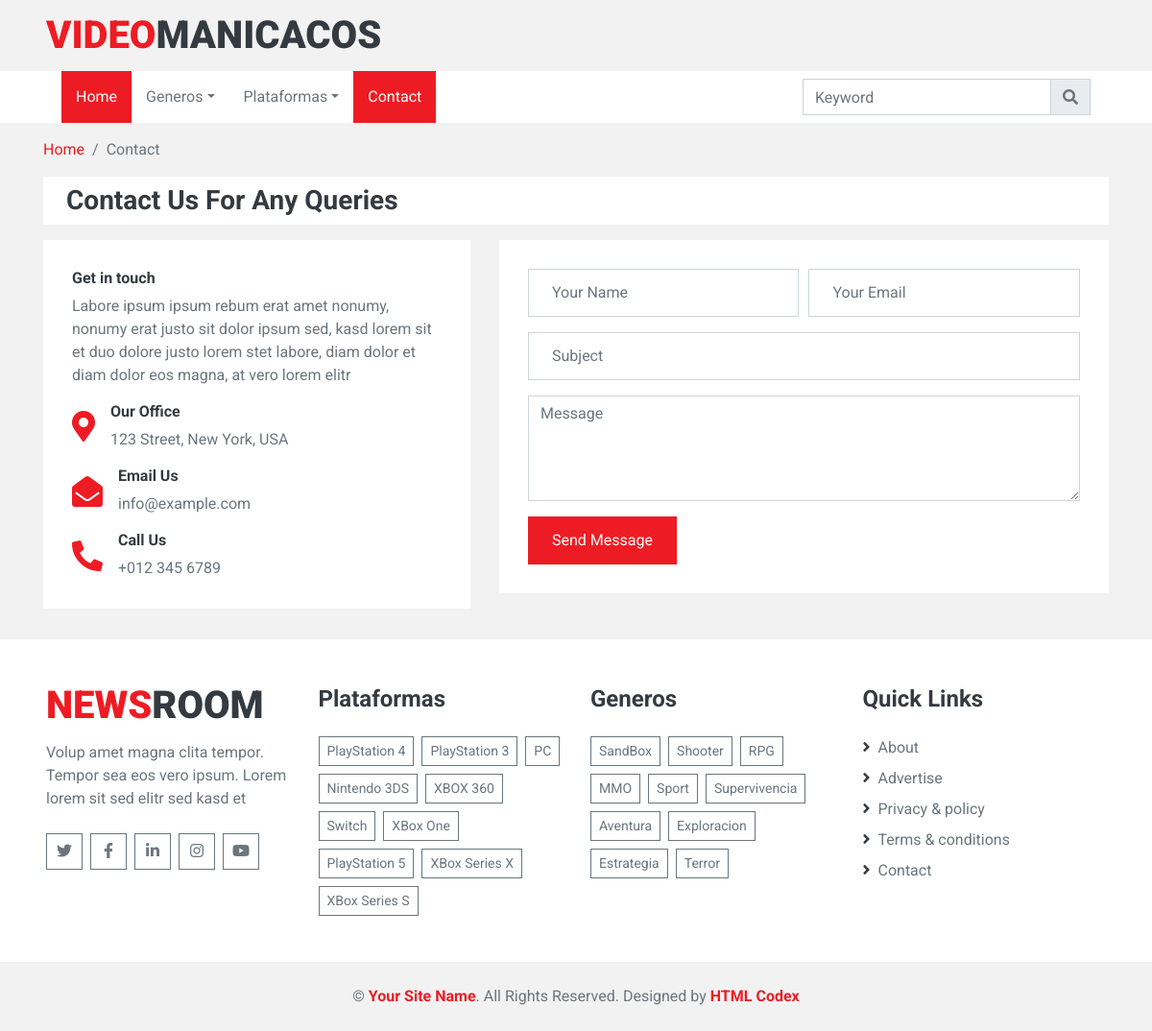
Page /contact/ on the committed database.
### patata/models.py (models this page shows, shortened)
class Plataforma(models.Model):
    nombre = models.CharField(max_length=50)
    owner = models.CharField(max_length=50)
    url_p = models.TextField(default = "")

class Genero(models.Model):
    nombre = models.CharField(max_length= 50)

### patata/views.py (the view)
# urls.py: path('contact/', views.contact, name='Contact'),
def contact(request):
    vars = {
        'plataformas' : Plataforma.objects.all(),
        'generos': Genero.objects.all()
    }
    return render(request, 'contact.html', vars)

### patata/templates/contact.html (shortened to what this page needs)
<!DOCTYPE html>
<html lang="en">
<head>
    {% load static %}
    <link href="https://cdnjs.cloudflare.com/ajax/libs/font-awesome/5.15.0/css/all.min.css" rel="stylesheet">
    {% load static %}
    <link href="{% static 'lib/owlcarousel/assets/owl.carousel.min.css' %}" rel="stylesheet">
    {% load static %}
    <link href="{% static 'css/a/style.css' %}" rel="stylesheet">
</head>
<body>
        <div class="row align-items-center py-2 px-lg-5">
            <div class="col-lg-4">
                <a href="" class="navbar-brand d-none d-lg-block">
                    <h1 class="m-0 display-5 text-uppercase"><span class="text-primary">VIDEO</span>MANICACOS</h1>
                </a>
            </div>
            <div class="col-lg-8 text-center text-lg-right">
            </div>
        </div>
    <div class="container-fluid p-0 mb-3">
        <nav class="navbar navbar-expand-lg bg-light navbar-light py-2 py-lg-0 px-lg-5">
            <div class="collapse navbar-collapse justify-content-between px-0 px-lg-3" id="navbarCollapse">
                <div class="navbar-nav mr-auto py-0">
                    <a href="/" class="nav-item nav-link active">Home</a>
                    <div class="nav-item dropdown">
                        <a href="#" class="nav-link dropdown-toggle" data-toggle="dropdown">Generos</a>
                    </div>
                    <div class="nav-item dropdown">
                        <a href="#" class="nav-link dropdown-toggle" data-toggle="dropdown">Plataformas</a>
                    </div>
                    <a href="/contact" class="nav-item nav-link active">Contact</a>
                </div>
                <div class="input-group ml-auto" style="width: 100%; max-width: 300px;">
                    <input type="text" class="form-control" placeholder="Keyword">
                    <div class="input-group-append">
                        <button class="input-group-text text-secondary"><i
                                class="fa fa-search"></i></button>
                    </div>
                </div>
            </div>
        </nav>
    </div>
    <div class="container-fluid">
        <div class="container">
            <nav class="breadcrumb bg-transparent m-0 p-0">
                <a class="breadcrumb-item" href="#">Home</a>
                <span class="breadcrumb-item active">Contact</span>
            </nav>
        </div>
    </div>
    <div class="container-fluid py-3">
        <div class="container">
            <div class="bg-light py-2 px-4 mb-3">
                <h3 class="m-0">Contact Us For Any Queries</h3>
            </div>
            <div class="row">
                <div class="col-md-5">
                    <div class="bg-light mb-3" style="padding: 30px;">
                        <h6 class="font-weight-bold">Get in touch</h6>
                        <p>Labore ipsum ipsum rebum erat amet nonumy, nonumy erat justo sit dolor ipsum sed, kasd lorem sit et duo dolore justo lorem stet labore, diam dolor et diam dolor eos magna, at vero lorem elitr</p>
                        <div class="d-flex align-items-center mb-3">
                            <i class="fa fa-2x fa-map-marker-alt text-primary mr-3"></i>
                            <div class="d-flex flex-column">
                                <h6 class="font-weight-bold">Our Office</h6>
                                <p class="m-0">123 Street, New York, USA</p>
                            </div>
                        </div>
                        <div class="d-flex align-items-center mb-3">
                            <i class="fa fa-2x fa-envelope-open text-primary mr-3"></i>
                            <div class="d-flex flex-column">
                                <h6 class="font-weight-bold">Email Us</h6>
                                <p class="m-0">info@example.com</p>
                            </div>
                        </div>
                        <div class="d-flex align-items-center">
                            <i class="fas fa-2x fa-phone-alt text-primary mr-3"></i>
                            <div class="d-flex flex-column">
                                <h6 class="font-weight-bold">Call Us</h6>
                                <p class="m-0">+012 345 6789</p>
                            </div>
                        </div>
                    </div>
                </div>
                <div class="col-md-7">
                    <div class="contact-form bg-light mb-3" style="padding: 30px;">
                        <form name="sentMessage" id="contactForm" novalidate="novalidate">
                            <div class="form-row">
                                <div class="col-md-6">
                                    <div class="control-group">
                                        <input type="text" class="form-control p-4" id="name" placeholder="Your Name" required="required" data-validation-required-message="Please enter your name" />
                                    </div>
                                </div>
                                <div class="col-md-6">
                                    <div class="control-group">
                                        <input type="email" class="form-control p-4" id="email" placeholder="Your Email" required="required" data-validation-required-message="Please enter your email" />
                                    </div>
                                </div>
                            </div>
                            <div class="control-group">
                                <input type="text" class="form-control p-4" id="subject" placeholder="Subject" required="required" data-validation-required-message="Please enter a subject" />
                            </div>
                            <div class="control-group">
                                <textarea class="form-control" rows="4" id="message" placeholder="Message" required="required" data-validation-required-message="Please enter your message"></textarea>
                            </div>
                            <div>
                                <button class="btn btn-primary font-weight-semi-bold px-4" style="height: 50px;" type="submit" id="sendMessageButton">Send Message</button>
                            </div>
                        </form>
                    </div>
                </div>
            </div>
        </div>
    </div>
    <div class="container-fluid bg-light pt-5 px-sm-3 px-md-5">
        <div class="row">
            <div class="col-lg-3 col-md-6 mb-5">
                <a href="index.html" class="navbar-brand">
                    <h1 class="mb-2 mt-n2 display-5 text-uppercase"><span class="text-primary">News</span>Room</h1>
                </a>
                <p>Volup amet magna clita tempor. Tempor sea eos vero ipsum. Lorem lorem sit sed elitr sed kasd et</p>
                <div class="d-flex justify-content-start mt-4">
                    <a class="btn btn-outline-secondary text-center mr-2 px-0" style="width: 38px; height: 38px;" href="#"><i class="fab fa-twitter"></i></a>
                    <a class="btn btn-outline-secondary text-center mr-2 px-0" style="width: 38px; height: 38px;" href="#"><i class="fab fa-facebook-f"></i></a>
                    <a class="btn btn-outline-secondary text-center mr-2 px-0" style="width: 38px; height: 38px;" href="#"><i class="fab fa-linkedin-in"></i></a>
                    <a class="btn btn-outline-secondary text-center mr-2 px-0" style="width: 38px; height: 38px;" href="#"><i class="fab fa-instagram"></i></a>
                    <a class="btn btn-outline-secondary text-center mr-2 px-0" style="width: 38px; height: 38px;" href="#"><i class="fab fa-youtube"></i></a>
                </div>
            </div>
            <div class="col-lg-3 col-md-6 mb-5">
                <h4 class="font-weight-bold mb-4">Plataformas</h4>
                <div class="d-flex flex-wrap m-n1">
                    {% for genero in plataformas %}
                    <a href="/platform/{{genero.nombre}}" class="btn btn-sm btn-outline-secondary m-1">{{genero.nombre}}</a>
                    {% endfor %}
                </div>
            </div>
            <div class="col-lg-3 col-md-6 mb-5">
                <h4 class="font-weight-bold mb-4">Generos</h4>
                <div class="d-flex flex-wrap m-n1">
                   {% for genero in generos %}
                    <a href="/platform/{{genero.nombre}}" class="btn btn-sm btn-outline-secondary m-1">{{genero.nombre}}</a>
                    {% endfor %}
                </div>
            </div>
            <div class="col-lg-3 col-md-6 mb-5">
                <h4 class="font-weight-bold mb-4">Quick Links</h4>
                <div class="d-flex flex-column justify-content-start">
                    <a class="text-secondary mb-2" href="#"><i class="fa fa-angle-right text-dark mr-2"></i>About</a>
                    <a class="text-secondary mb-2" href="#"><i class="fa fa-angle-right text-dark mr-2"></i>Advertise</a>
                    <a class="text-secondary mb-2" href="#"><i class="fa fa-angle-right text-dark mr-2"></i>Privacy & policy</a>
                    <a class="text-secondary mb-2" href="#"><i class="fa fa-angle-right text-dark mr-2"></i>Terms & conditions</a>
                    <a class="text-secondary" href="#"><i class="fa fa-angle-right text-dark mr-2"></i>Contact</a>
                </div>
            </div>
        </div>
    </div>
    <div class="container-fluid py-4 px-sm-3 px-md-5">
        <p class="m-0 text-center">
            &copy; <a class="font-weight-bold" href="#">Your Site Name</a>. All Rights Reserved.
			Designed by <a class="font-weight-bold" href="https://htmlcodex.com">HTML Codex</a>
        </p>
    </div>
    {% load static %}
    {% load static %}
    {% load static %}
    {% load static %}
    {% load static %}
</body>
</html>

### rows in the picture
Plataforma: nombre "PlayStation 4"
Plataforma: nombre "PlayStation 3"
Plataforma: nombre "PC"
Plataforma: nombre "Nintendo 3DS"
Plataforma: nombre "XBOX 360"
Plataforma: nombre "Switch"
Plataforma: nombre "XBox One"
Plataforma: nombre "PlayStation 5"
Plataforma: nombre "XBox Series X"
Plataforma: nombre "XBox Series S"
Genero: nombre "SandBox"
Genero: nombre "Shooter"
Genero: nombre "RPG"
Genero: nombre "MMO"
Genero: nombre "Sport"
Genero: nombre "Supervivencia"
Genero: nombre "Aventura"
Genero: nombre "Exploracion"
Genero: nombre "Estrategia"
Genero: nombre "Terror"
